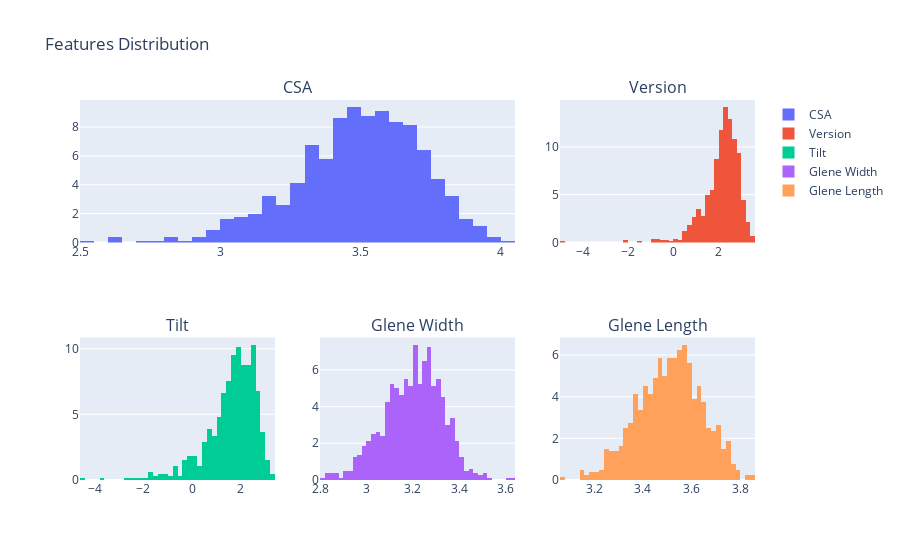

Here is the notebook cell this chart was saved with:
### Markdown cell above
> **Some visualization of the features distributions**

We can notice  that the features seem to follow a gaussian distribution, intuitively it could let us think that a simple linear regression would be enough to obtain the predictions knowing that the parameters of the SSM also follow a gaussian distribution.

### Code cell
trace1 = go.Histogram(
    x=np.log(df_features['CSA']).sample(800), histnorm='percent', autobinx=True,
    showlegend=True, name='CSA')
    
trace2 = go.Histogram(
    x=np.log(df_features['Version']).sample(800), histnorm='percent', autobinx=True,
    showlegend=True, name='Version')

trace3 = go.Histogram(
    x=np.log(df_features['Tilt']).sample(800), histnorm='percent', autobinx=True,
    showlegend=True, name='Tilt')
    
trace4 = go.Histogram(
    x=np.log(df_features['Glene Width']).sample(800), histnorm='percent', autobinx=True,
    showlegend=True, name='Glene Width')
    
trace5 = go.Histogram(
    x=np.log(df_features['Glene Length']).sample(800), histnorm='percent', autobinx=True,
    showlegend=True, name='Glene Length')

#Creating the grid
fig = tls.make_subplots(rows=2, cols=3, specs=[[{'colspan': 2}, None, {}], [{}, {}, {}]],
                          subplot_titles=("CSA",
                                          "Version", 
                                          "Tilt",
                                          "Glene Width", 
                                          "Glene Length"))

fig.append_trace(trace1, 1, 1)
fig.append_trace(trace2, 1, 3)
fig.append_trace(trace3, 2, 1)
fig.append_trace(trace4, 2, 2)
fig.append_trace(trace5, 2, 3)

fig['layout'].update(showlegend=True, title="Features Distribution")
iplot(fig)

### Figure 1 — Plotly figure (JSON) as saved in the notebook; plotly's stock layout.template omitted (floating-point values rounded to 4 significant figures; data arrays with more than 128 entries replaced by an {"elided": "..."} marker saying what was removed)
{"data": [{"autobinx": true, "histnorm": "percent", "name": "CSA", "showlegend": true, "type": "histogram", "x": {"elided": "800 float values"}, "xaxis": "x", "yaxis": "y"}, {"autobinx": true, "histnorm": "percent", "name": "Version", "showlegend": true, "type": "histogram", "x": {"elided": "800 float values"}, "xaxis": "x2", "yaxis": "y2"}, {"autobinx": true, "histnorm": "percent", "name": "Tilt", "showlegend": true, "type": "histogram", "x": {"elided": "800 float values"}, "xaxis": "x3", "yaxis": "y3"}, {"autobinx": true, "histnorm": "percent", "name": "Glene Width", "showlegend": true, "type": "histogram", "x": {"elided": "800 float values"}, "xaxis": "x4", "yaxis": "y4"}, {"autobinx": true, "histnorm": "percent", "name": "Glene Length", "showlegend": true, "type": "histogram", "x": {"elided": "800 float values"}, "xaxis": "x5", "yaxis": "y5"}], "layout": {"annotations": [{"font": {"size": 16}, "showarrow": false, "text": "CSA", "x": 0.3222, "xanchor": "center", "xref": "paper", "y": 1, "yanchor": "bottom", "yref": "paper"}, {"font": {"size": 16}, "showarrow": false, "text": "Version", "x": 0.8556, "xanchor": "center", "xref": "paper", "y": 1, "yanchor": "bottom", "yref": "paper"}, {"font": {"size": 16}, "showarrow": false, "text": "Tilt", "x": 0.1444, "xanchor": "center", "xref": "paper", "y": 0.375, "yanchor": "bottom", "yref": "paper"}, {"font": {"size": 16}, "showarrow": false, "text": "Glene Width", "x": 0.5, "xanchor": "center", "xref": "paper", "y": 0.375, "yanchor": "bottom", "yref": "paper"}, {"font": {"size": 16}, "showarrow": false, "text": "Glene Length", "x": 0.8556, "xanchor": "center", "xref": "paper", "y": 0.375, "yanchor": "bottom", "yref": "paper"}], "showlegend": true, "title": {"text": "Features Distribution"}, "xaxis": {"anchor": "y", "domain": [0, 0.6444]}, "xaxis2": {"anchor": "y2", "domain": [0.7111, 1]}, "xaxis3": {"anchor": "y3", "domain": [0, 0.2889]}, "xaxis4": {"anchor": "y4", "domain": [0.3556, 0.6444]}, "xaxis5": {"anchor": "y5", "domain": [0.7111, 1]}, "yaxis": {"anchor": "x", "domain": [0.625, 1]}, "yaxis2": {"anchor": "x2", "domain": [0.625, 1]}, "yaxis3": {"anchor": "x3", "domain": [0, 0.375]}, "yaxis4": {"anchor": "x4", "domain": [0, 0.375]}, "yaxis5": {"anchor": "x5", "domain": [0, 0.375]}}}
